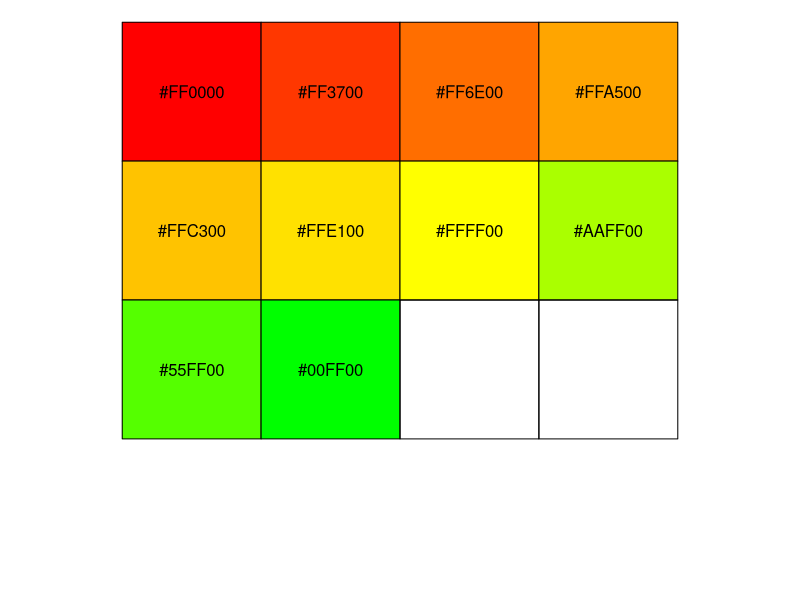
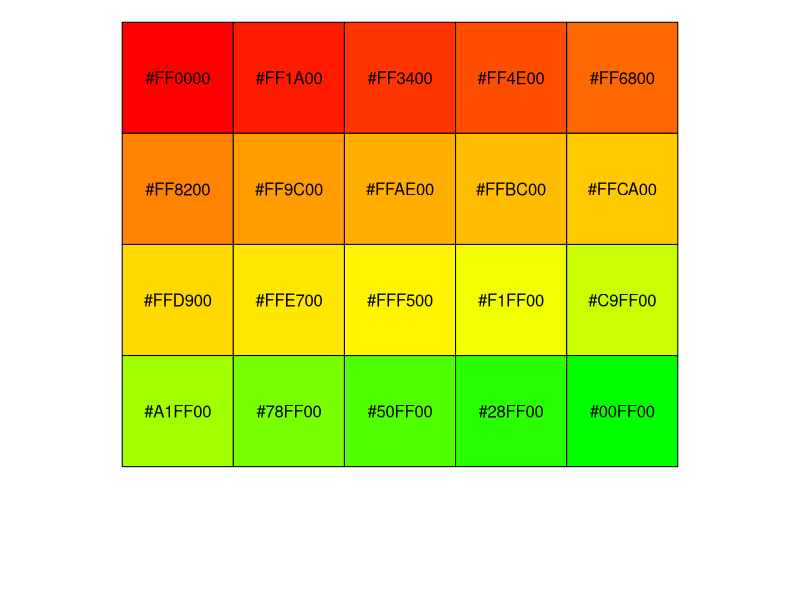
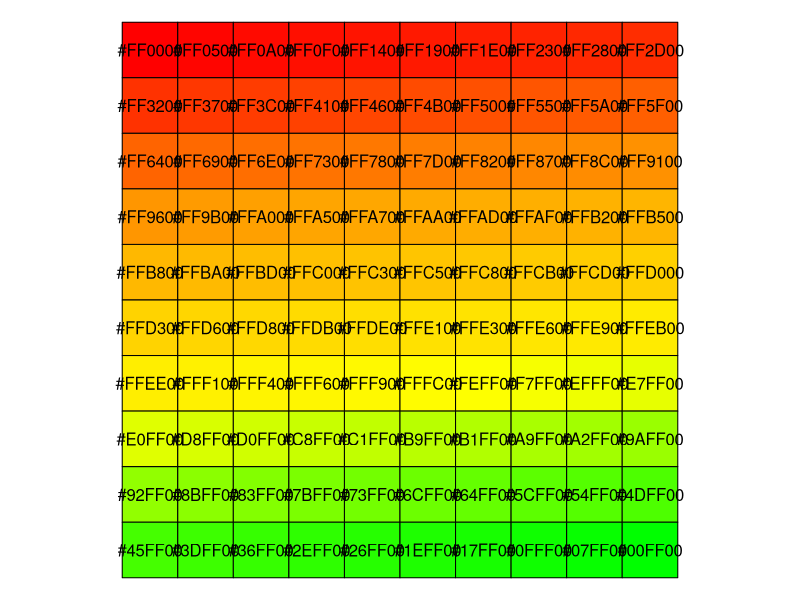
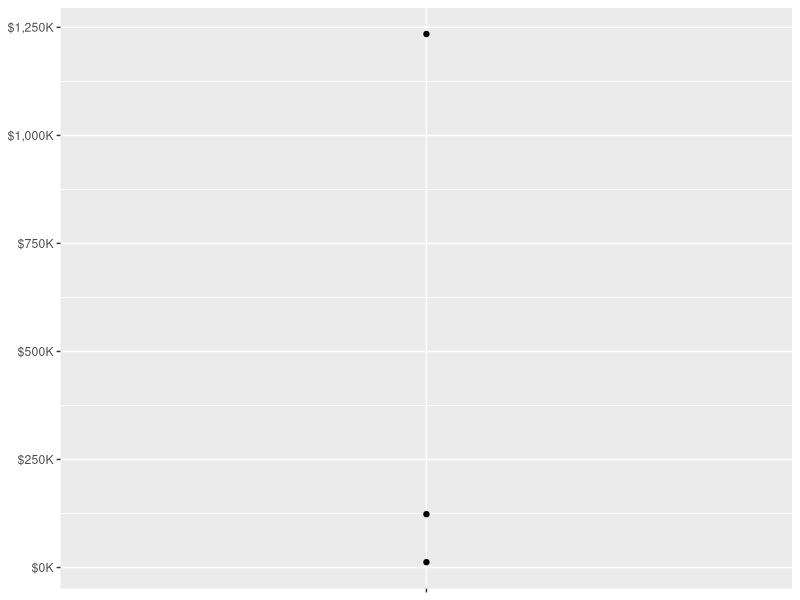

Write R code to recreate these figures, in order.
# Function Factories

library(tidyverse)
library(scales)

## A function that returns another function

## For more details see Chapter 10 Function Factories - Advanced R - by Hadley Wickham
## https://adv-r.hadley.nz/function-factories.html


## Base R - approxfun, exdf, and creating gradients!
royg_palette <- colorRampPalette(c("red","orange","yellow","green"))

show_col(royg_palette(10))
show_col(royg_palette(20))
show_col(royg_palette(100))

## ggplot2 - your formatting functions!
## Copied/Edited from Advanced R - https://adv-r.hadley.nz/function-factories.html#labelling

df <- data.frame(x = 1, y = c(12345, 123456, 1234567))

core <- ggplot(df, aes(x, y)) + 
  geom_point() + 
  scale_x_continuous(breaks = 1, labels = NULL) +
  labs(x = NULL, y = NULL) + 
  scale_y_continuous(
    labels = comma_format() # this is a function factory!
   )

## Reduce values by 1000, but suffix to mark as thousands
core + scale_y_continuous(
  labels = comma_format(scale = .001, suffix = "K", prefix =  "$") 
  )

comma_format()
comma_format()(df$y)
comma_format(scale = .001, suffix = "K")(df$y)

## Back to the use-case we showed in Episode 139 (bit.ly/TidyX_Ep139)

## Fake Data
dat <- tibble(
  year = c(2023, 2020, 2020, 2022, 2023, 2021, 2019, 2020, 2023),
  value = c(15, 33, 25, 12, 18, 13, 10, 21, 28)
)

gen_z_score_func <- function(dat, var, rows){
  
  a <- mean(dat[[var]][rows], na.rm = TRUE)
  s <- sd(dat[[var]][rows], na.rm = TRUE)
  
  function(x){
    z <- (x - a) / s
    return(z)
  }
  
}

z_score_value <- gen_z_score_func(dat, "value", dat$year < 2023)

z_score_value
function(x){
  z <- (x - a) / s
  return(z)
}


z_score_value_env <- environment(z_score_value)

ls(z_score_value_env)

z_score_value_env$a
z_score_value_env$s

mean(dat[dat$year < 2023,][["value"]])
sd(dat[dat$year < 2023,][["value"]])


## what else do you want to know about function factories?
